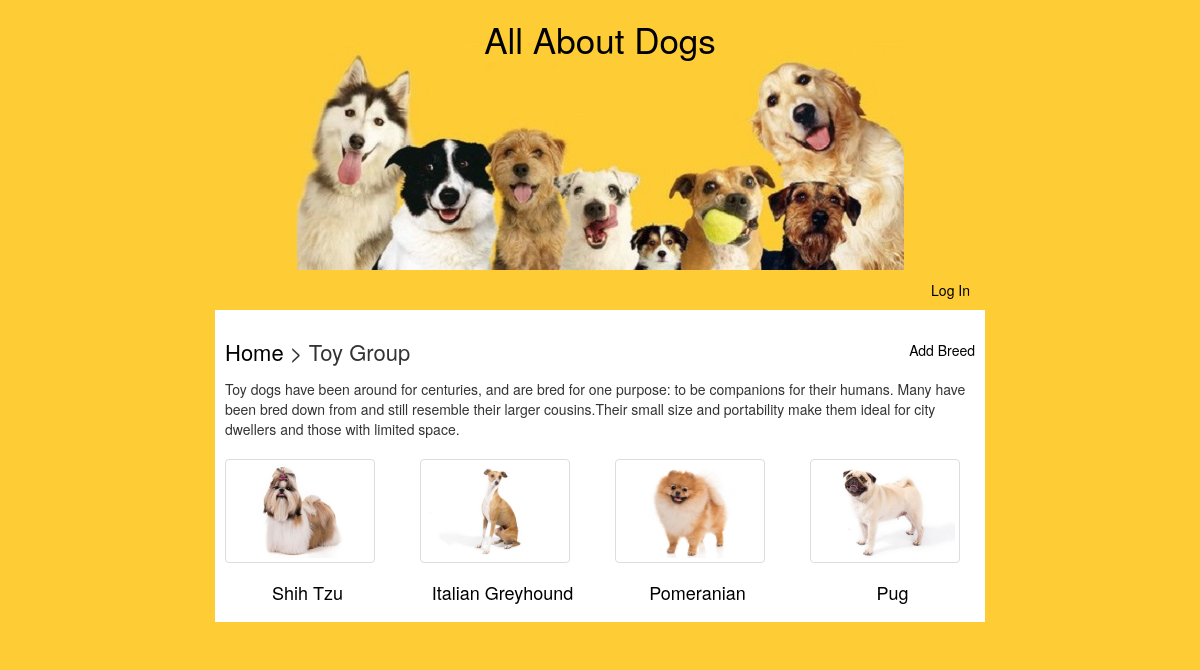
The page /groups/7/breeds/ on the database its author committed.
### models.py (models this page shows, shortened)
class Group(Base):
    __tablename__ = 'group'
    id = Column(Integer, primary_key=True)
    name = Column(String(25), nullable=False)
    description = Column(String(1000))
    picture = Column(String(250))

class Breed(Base):
    __tablename__ = 'breed'
    id = Column(Integer, primary_key=True)
    name = Column(String(50), nullable=False)
    description = Column(String(1000))
    height = Column(String(100))
    weight = Column(String(100))
    picture = Column(String(250))
    group_id = Column(Integer, ForeignKey('group.id'))
    group = relationship(Group)
    user_id = Column(Integer, ForeignKey('user.id'))
    user = relationship(User)

### views.py (the view)
@app.route('/groups/<int:group_id>/')
@app.route('/groups/<int:group_id>/breeds/')
def showGroupBreeds(group_id):
    if 'user_id' in login_session:
        user = login_session['user_id']
    else:
        user = ''
    group = session.query(Group).filter_by(id=group_id).one()
    breeds = session.query(Breed).filter_by(group_id=group_id)
    breeds = breeds.order_by(asc(Breed.name)).all()
    return render_template('breeds.html',
                           breeds=breeds, group=group, user_id=user)

### templates/breeds.html (shortened to what this page needs)
{% extends "main.html" %}
{% block content %}
	<div>
		<span class="right">
			<a href="{{url_for('addBreed', group_id = group.id )}}">Add Breed</a>
		</span>
		<h2>
			<a href="{{url_for('showGroups')}}">Home</a> >
			{{group.name}} Group
		</h2>
	</div>
	<div>{{group.description}}</div>
	<div class="row">
	{% for breed in breeds %}
		<div class="col-lg-3 col-md-4 col-sm-4 col-xs-6">
			<a href = "{{url_for('showBreedInfo', breed_id = breed.id, group_id = group.id)}}">
				<div class="thumbnail">
					{% if breed.picture %}
						<img src="{{url_for('static', filename=breed.picture)}}" alt="{{breed.name}}">
					{% endif %}
				</div>
				<h3 class="center">{{breed.name}}</h3>
			</a>
		</div>
	{% endfor %}
{% endblock %}

### static/styles.css (style rules this page uses)
body { background-color: #FECC35; }
h2 { font-size: 22px; margin-bottom: 15px; }
h3 { font-size: 18px; }
a { color: black; }
.thumbnail { width: 150px; margin-top: 20px; }
.right { float: right; }
.center { text-align: center; }

### rows shown on the page
Group: name "Toy", description "Toy dogs have been around for centuries, and are bred for one purpose: to be companions for their humans. Many have been bred down from and still resemble their larger cousins.Their small size and portability make them ideal for city dwellers and those with limited space."
Breed: picture (picture), name "Shih Tzu"
Breed: picture (picture), name "Italian Greyhound"
Breed: picture (picture), name "Pomeranian"
Breed: picture (picture), name "Pug"
